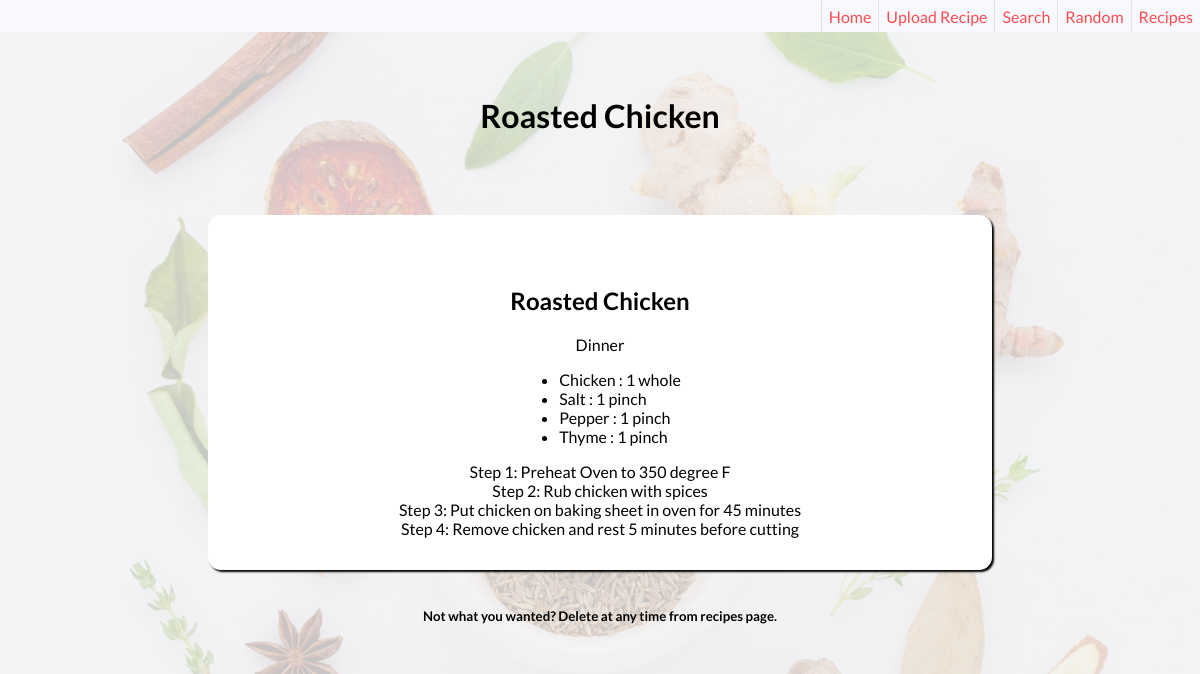
Page /3/show on the committed database.
### tables this page shows
CREATE TABLE recipes (
    id INTEGER PRIMARY KEY AUTOINCREMENT,
    title TEXT NOT NULL,
    img TEXT,
    type INTEGER NOT NULL,
    instructions TEXT NOT NULL
);

CREATE TABLE ingredients (
    id INTEGER PRIMARY KEY AUTOINCREMENT,
    recipe_id INTEGER NOT NULL,
    description TEXT NOT NULL,
    quantity INTEGER NOT NULL,
    unit TEXT NOT NULL,
    FOREIGN KEY (recipe_id) REFERENCES recipes (id)
);

### app.py (the view)
@app.route('/<int:id>/show')
def show(id):
    conn = get_db_conn()
    recipe = conn.execute('SELECT title, img, type, instructions FROM recipes WHERE id = ?', (id,)).fetchone()
    ingredients = conn.execute('SELECT * FROM ingredients i WHERE i.recipe_id = ?', (id,)).fetchall()
    conn.close()
    return render_template('show.html', recipe=recipe, ingredients=ingredients)

### app.py (called while the page is built)
def get_db_conn():
    conn = sqlite3.connect('database.db')
    conn.row_factory = sqlite3.Row
    return conn

### templates/show.html (shortened to what this page needs)
{% extends 'base.html' %}
{% block content %}
<div class="upload-background">
<div class="recipe-container">
<h1>{{recipe['title']}}</h1>
  <div class="recipe">
    <h2>{{recipe['title']}}</h2>
    {% if recipe['type'] == 0 %}
    <p>Breakfast</p>
    {% elif recipe['type'] == 1%}
    <p>Lunch</p>
    {% elif recipe['type'] == 2%}
    <p>Dinner</p>
    {% else %}
    <p>Misc.</p>
    {% endif %}
    <ul>
        {% for item in ingredients %}
        <li>
            <span>{{item['description']}}</span>
            <span>:</span>
            <span>{{item['quantity']}}</span>
            <span>{{item['unit']}}</span>
        </li>
        {% endfor %}
    </ul>
    {% set words = recipe['instructions'].split('.') %}
    {% for word in words %}
    <p>{{word}} </p>
    {% endfor %}
  </div>
</div>
<div class="blurb">
  <h5>Not what you wanted? Delete at any time from recipes page.</h5>
</div>
</div>
{% endblock %}

### static/style.css (style rules this page uses)
body { width: 100%; font-family: 'Lato', sans-serif; margin: 0; background-color: whitesmoke; overflow-y: visible; overflow-x: hidden; }
.upload-background { min-height: 100%; width: 100%; }
.upload-background::before { content: ""; display: block; position: absolute; min-height: 100%; width: 100%; background: url("./assets/pexels-pixabay-256318.jpg"); background-size: cover; background-position: center; opacity: .2; z-index: -1; }
.blurb { display: flex; justify-content: center; padding: 0; }
.recipe-container { padding-top: 4rem; display: flex; flex-direction: column; align-items: center; align-content: center; justify-content: top; margin-bottom: 1rem; }
.recipe-container h1 { margin: 0; }
.recipe { width: 60vw; max-width: 50rem; display: flex; flex-direction: column; align-items: center; align-content: center; justify-content: center; margin-top: 5rem; padding: 2rem; background-color: white; box-shadow: 2px 2px 2px black; border-radius: 13px; }
.recipe p { max-width: 70%; padding: 0px 0rem 0rem 0rem; margin: 0 }

### rows in the picture
recipes: title "Roasted Chicken"
ingredients: description "Chicken", quantity "1", unit "whole"
ingredients: description "Salt", quantity "1", unit "pinch"
ingredients: description "Pepper", quantity "1", unit "pinch"
ingredients: description "Thyme", quantity "1", unit "pinch"

### other values in the picture
{{ word }} "Step 1: Preheat Oven to 350 degree F" "Step 2: Rub chicken with spices" "Step 3: Put chicken on baking sheet in oven for 45 minutes" "Step 4: Remove chicken and rest 5 minutes before cutting"
